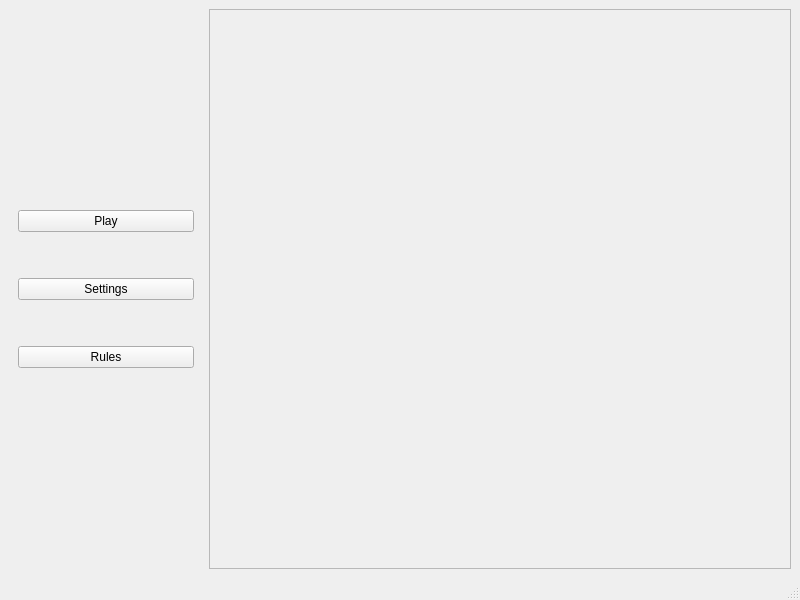
<?xml version="1.0" encoding="UTF-8"?>
<ui version="4.0">
 <class>MainWindow</class>
 <widget class="QMainWindow" name="MainWindow">
  <property name="geometry">
   <rect>
    <x>0</x>
    <y>0</y>
    <width>800</width>
    <height>600</height>
   </rect>
  </property>
  <property name="windowTitle">
   <string>MAKIAVELLI</string>
  </property>
  <widget class="QWidget" name="centralwidget">
   <layout class="QHBoxLayout" name="horizontalLayout">
    <item>
     <widget class="QWidget" name="" native="true">
      <property name="sizePolicy">
       <sizepolicy hsizetype="Preferred" vsizetype="Preferred">
        <horstretch>1</horstretch>
        <verstretch>0</verstretch>
       </sizepolicy>
      </property>
      <layout class="QVBoxLayout" name="verticalLayout" stretch="2,0,0,0,0,0,2">
       <item>
        <spacer name="verticalSpacer">
         <property name="orientation">
          <enum>Qt::Vertical</enum>
         </property>
         <property name="sizeHint" stdset="0">
          <size>
           <width>20</width>
           <height>40</height>
          </size>
         </property>
        </spacer>
       </item>
       <item>
        <widget class="QPushButton" name="pushButton">
         <property name="text">
          <string>Play</string>
         </property>
        </widget>
       </item>
       <item>
        <spacer name="verticalSpacer_3">
         <property name="orientation">
          <enum>Qt::Vertical</enum>
         </property>
         <property name="sizeHint" stdset="0">
          <size>
           <width>20</width>
           <height>40</height>
          </size>
         </property>
        </spacer>
       </item>
       <item>
        <widget class="QPushButton" name="pushButton_2">
         <property name="text">
          <string>Settings</string>
         </property>
        </widget>
       </item>
       <item>
        <spacer name="verticalSpacer_4">
         <property name="orientation">
          <enum>Qt::Vertical</enum>
         </property>
         <property name="sizeHint" stdset="0">
          <size>
           <width>20</width>
           <height>40</height>
          </size>
         </property>
        </spacer>
       </item>
       <item>
        <widget class="QPushButton" name="pushButton_3">
         <property name="text">
          <string>Rules</string>
         </property>
        </widget>
       </item>
       <item>
        <spacer name="verticalSpacer_2">
         <property name="orientation">
          <enum>Qt::Vertical</enum>
         </property>
         <property name="sizeHint" stdset="0">
          <size>
           <width>20</width>
           <height>40</height>
          </size>
         </property>
        </spacer>
       </item>
      </layout>
     </widget>
    </item>
    <item>
     <widget class="QFrame" name="frame">
      <property name="sizePolicy">
       <sizepolicy hsizetype="Preferred" vsizetype="Preferred">
        <horstretch>3</horstretch>
        <verstretch>0</verstretch>
       </sizepolicy>
      </property>
      <property name="frameShape">
       <enum>QFrame::StyledPanel</enum>
      </property>
      <property name="frameShadow">
       <enum>QFrame::Raised</enum>
      </property>
     </widget>
    </item>
   </layout>
  </widget>
  <widget class="QMenuBar" name="menubar">
   <property name="geometry">
    <rect>
     <x>0</x>
     <y>0</y>
     <width>800</width>
     <height>37</height>
    </rect>
   </property>
  </widget>
  <widget class="QStatusBar" name="statusbar"/>
 </widget>
 <resources/>
 <connections/>
</ui>
